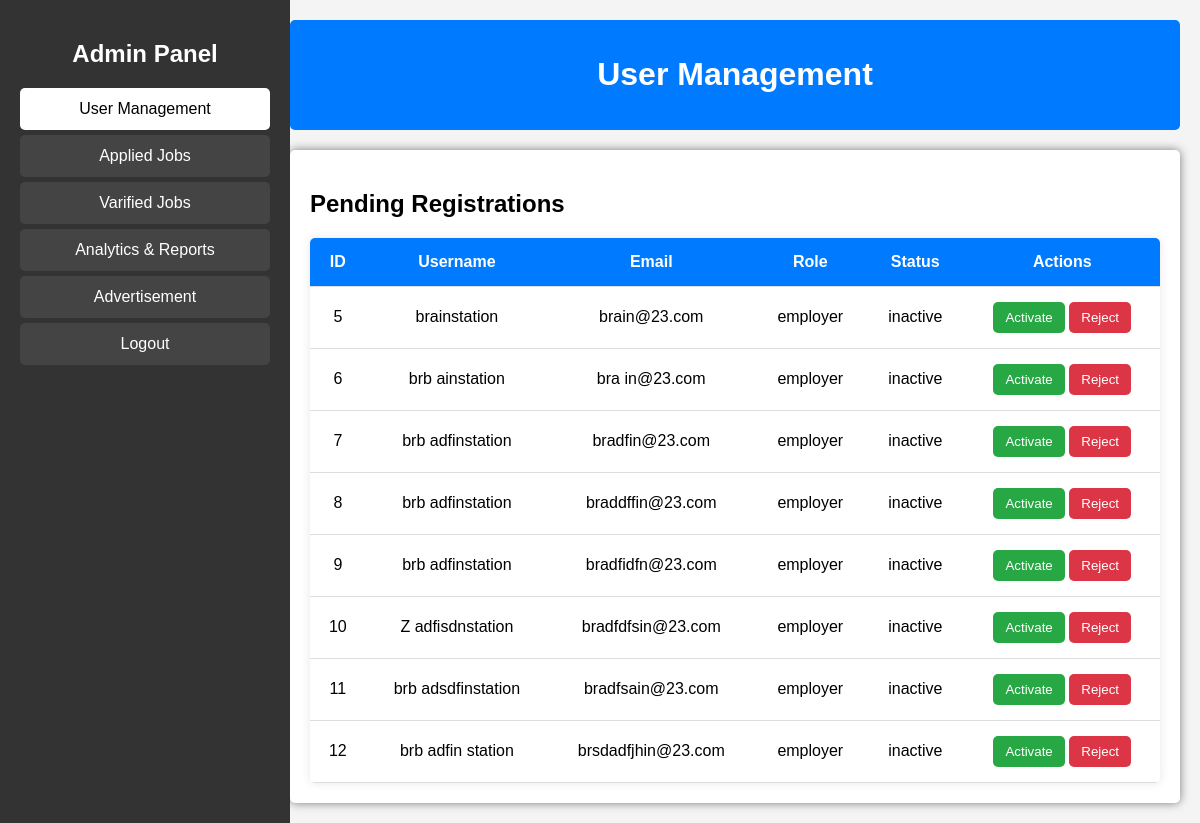
/Admin/user.php, run on the app's committed database.
### tables this page shows
CREATE TABLE `users` (
  `id` int(11) NOT NULL AUTO_INCREMENT,
  `name` varchar(100) NOT NULL,
  `email` varchar(255) NOT NULL,
  `password` varchar(255) NOT NULL,
  `role` enum('employer','job_seeker') NOT NULL,
  `status` enum('active','inactive') NOT NULL DEFAULT 'inactive',
  PRIMARY KEY (`id`),
  UNIQUE KEY `email` (`email`)
);

### Server/get_data.php (called while the page is built, shortened)
<?php
include('connection.php');
$sql4 = "SELECT * FROM users WHERE status = 'inactive'";
$inactive_users = $conn->query($sql4);
?>

### Admin/user.php (the view, shortened to what this page needs)
<!DOCTYPE html>
<html lang="en">
<head>
    <link rel="stylesheet" href="../Admin/styles.css">
    <link rel="stylesheet" href="../Admin/user.css">
</head>
<body>
    <div class="sidebar">
        <h2>Admin Panel</h2>
        <ul>
            <li style="background-color: white"><a style="color: black;" href="../Admin/user.php">User Management</a>
            </li>
            <li><a href="../Admin/jobs.php">Applied Jobs</a></li>
            <li><a href="../Admin/varified_jobs.php">Varified Jobs</a></li>
            <li><a href="../Admin/analytics.php">Analytics & Reports</a></li>
            <li><a href="../Admin/ads.php">Advertisement</a></li>
            <li><a href="../index.php">Logout</a></li>
        </ul>
    </div>
    <div class="main-content">
        <div class="header">
            <h1>User Management</h1>
        </div>
        <div class="content">
            <h2>Pending Registrations</h2>
            <table>
                <tr>
                    <th>ID</th>
                    <th>Username</th>
                    <th>Email</th>
                    <th>Role</th>
                    <th>Status</th>
                    <th>Actions</th>
                </tr>
                <?php
                include "../Server/get_data.php";
                while ($row = $inactive_users->fetch_assoc()) {
                    echo "<tr>
                            <td>" . $row['id'] . "</td>
                            <td>" . $row['name'] . "</td>
                            <td>" . $row['email'] . "</td>
                            <td>" . $row['role'] . "</td>
                            <td>" . $row['status'] . "</td>
                    <td>
                        <a href='../Server/actions.php?active_user_id=" . $row['id'] . "'><button  class='accept-btn'>Activate</button></a>
                        <a href='../Server/actions.php?dlt_id=" . $row['id'] . "'> <button  class='reject-btn'>Reject</button></a>
                    </td>
                    </tr>";
                }
                ?>
            </table>
        </div>
    </div>
</body>
</html>

### Admin/styles.css (style rules this page uses)
body { font-family: Arial, sans-serif; margin: 0; padding: 0; display: flex; background-color: #f4f4f4; }
.sidebar { width: 250px; background: #333; color: white; height: 100vh; padding: 20px; position: fixed; }
.sidebar h2 { text-align: center; margin-bottom: 20px; }
.sidebar ul { list-style: none; padding: 0; }
.sidebar ul li { padding: 12px; margin: 5px 0; background: #444; text-align: center; border-radius: 5px; }
.sidebar ul li a { text-decoration: none; color: white; display: block; }
.main-content { margin-left: 270px; padding: 20px; flex-grow: 1; }
.header { background: #007bff; color: white; padding: 15px; text-align: center; border-radius: 5px; }
.content { margin-top: 20px; padding: 20px; background: white; border-radius: 5px; box-shadow: 0px 0px 10px rgba(0, 0, 0, .5); }

### Admin/user.css (style rules this page uses)
table { width: 100%; border-collapse: collapse; margin-top: 20px; background: white; box-shadow: 0px 0px 10px rgba(0, 0, 0, 0.1); border-radius: 5px; overflow: hidden; }
th, td { padding: 15px; text-align: center; border-bottom: 1px solid #ddd; }
th { background: #007bff; color: white; }
.accept-btn { background-color: #28a745; color: white; border: none; padding: 8px 12px; border-radius: 5px; cursor: pointer; }
.reject-btn { background-color: #dc3545; color: white; border: none; padding: 8px 12px; border-radius: 5px; cursor: pointer; }

### data on the page
users: id "5", name "brainstation", email "brain@23.com", role "employer", status "inactive"
users: id "6", name "brb ainstation", email "bra in@23.com", role "employer", status "inactive"
users: id "7", name "brb adfinstation", email "bradfin@23.com", role "employer", status "inactive"
users: id "8", name "brb adfinstation", email "braddffin@23.com", role "employer", status "inactive"
users: id "9", name "brb adfinstation", email "bradfidfn@23.com", role "employer", status "inactive"
users: id "10", name "Z adfisdnstation", email "bradfdfsin@23.com", role "employer", status "inactive"
users: id "11", name "brb adsdfinstation", email "bradfsain@23.com", role "employer", status "inactive"
users: id "12", name "brb adfin station", email "brsdadfjhin@23.com", role "employer", status "inactive"
